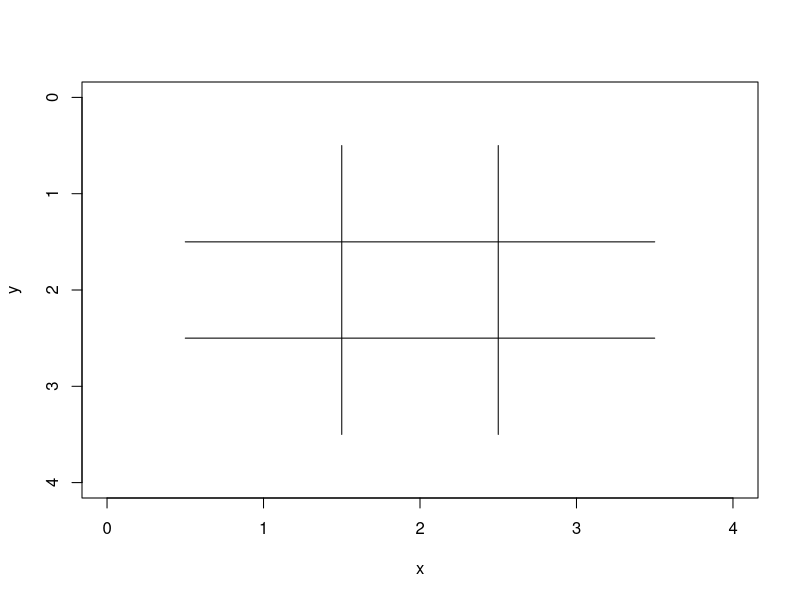

Write the R code that produced this figure. (Note: this script raises an error after producing the figure.)
# 1. Draw tic-tac-toe board.
# 2. Add board and playing loop.
# 3. Add click-to-play.
# 4. Add check for a win.
# 5. Require play on empty square. (And change empty representation
#    from "E" to "" because it makes board easier to read.)

rm(list=ls()) # clear all defined objects

won = function(board, player, debug=FALSE) {
  if (debug) {
    cat(sep="", "player=", player, ", board=", "\n")
    print(board)
  }
  return(
         all(board[1:3, 1] == player) |   # check columns 1-3
         all(board[1:3, 2] == player) |
         all(board[1:3, 3] == player) |
         all(board[1, 1:3] == player) | # check rows 1-3
         all(board[2, 1:3] == player) |
         all(board[3, 1:3] == player) |
         all(diag(board) == player) |   # check diagonals
         all(diag(board[3:1, ]) == player)
         )
}
test.board = matrix(data=c("X","O","E", "O","X","O", "X","O","X"), nrow=3, ncol=3)
stopifnot( won(test.board, "X"))
stopifnot(!won(test.board, "O"))
test.board[2, 2] = "O"
stopifnot(!won(test.board, "X"))
stopifnot( won(test.board, "O"))

x = rep(1:3, each = 3)
y = rep(1:3, times = 3)

plot(x, y, type="n", xlim=c(0, 4), ylim=c(4, 0))
segments(x0=c(0.5, 0.5, 1.5, 2.5), y0=c(1.5, 2.5, 0.5, 0.5),
         x1=c(3.5, 3.5, 1.5, 2.5), y1=c(1.5, 2.5, 3.5, 3.5))

board = matrix(data=rep("", times=9), nrow=3, ncol=3)
player = "X"
for (i in 1:9) {
  repeat {
    index = identify(x, y, n=1, plot=FALSE)
    col = x[index]
    row = y[index]
    if (board[row, col] == "") {
      break
    } else {
      text(x=2, y=3.7, labels="Please click on empty square.")
    }
  }
  board[row, col] = player
  text(x=col, y=row, labels=player)
  cat(sep="", "i=", i, ", player=", player, ", index=", index,
      ", row=", row, ", col=", col, ", board:", "\n")
  print(board)
  if (won(board, player, debug=TRUE)) {
    text(x=2, y=1/3, labels=paste(player, " won!"), col="red")
    break
  }
  player = ifelse(test=(player == "X"), yes="O", no="X")
}
